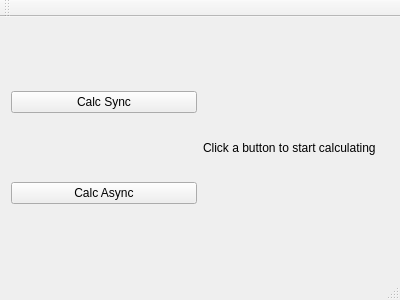
<?xml version="1.0" encoding="UTF-8"?>
<ui version="4.0">
 <class>MainWindow</class>
 <widget class="QMainWindow" name="MainWindow">
  <property name="geometry">
   <rect>
    <x>0</x>
    <y>0</y>
    <width>400</width>
    <height>300</height>
   </rect>
  </property>
  <property name="windowTitle">
   <string>MainWindow</string>
  </property>
  <widget class="QWidget" name="centralWidget">
   <layout class="QHBoxLayout" name="horizontalLayout">
    <item>
     <layout class="QVBoxLayout" name="verticalLayout">
      <item>
       <widget class="QPushButton" name="btn_sync">
        <property name="text">
         <string>Calc Sync</string>
        </property>
       </widget>
      </item>
      <item>
       <widget class="QPushButton" name="btn_async">
        <property name="text">
         <string>Calc Async</string>
        </property>
       </widget>
      </item>
     </layout>
    </item>
    <item>
     <widget class="QLabel" name="label">
      <property name="text">
       <string>Click a button to start calculating</string>
      </property>
     </widget>
    </item>
   </layout>
  </widget>
  <widget class="QMenuBar" name="menuBar">
   <property name="geometry">
    <rect>
     <x>0</x>
     <y>0</y>
     <width>400</width>
     <height>22</height>
    </rect>
   </property>
  </widget>
  <widget class="QToolBar" name="mainToolBar">
   <attribute name="toolBarArea">
    <enum>TopToolBarArea</enum>
   </attribute>
   <attribute name="toolBarBreak">
    <bool>false</bool>
   </attribute>
  </widget>
  <widget class="QStatusBar" name="statusBar"/>
 </widget>
 <layoutdefault spacing="6" margin="11"/>
 <resources/>
 <connections/>
</ui>
